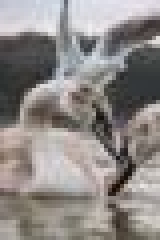
#> input picture images/test_small_resized.jpg, 40 x 60 px, found by its file name (shown 4 times larger)
$ python compress_pic.py
#> lines starting #> are read from the running program, lines starting #| are printed output that depends on the picture
import os
from PIL import Image

DIR = "/Users/yuan.ding/Desktop/code/entry_task/images/test_small_resized.jpg"

img = Image.open(DIR)
#> img is the input picture: PIL image 40x60 RGB; mean R, G, B 142, 137, 134.6

width, height = img.size[0], img.size[1]
#> width = 40; height = 60

newPath = "/Users/yuan.ding/Desktop/code/entry_task/images/test_small_resized.jpg"
new_width = int(width / 2)
#> new_width = 20
new_height = int(height / 2)
#> new_height = 30

new_img = img.resize((new_width, new_height))
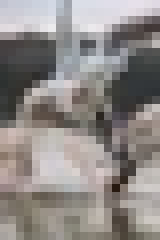
#> new_img: PIL image 20x30 RGB (shown 8 times larger); mean R, G, B 142, 137, 134.6
new_img.save(newPath)
